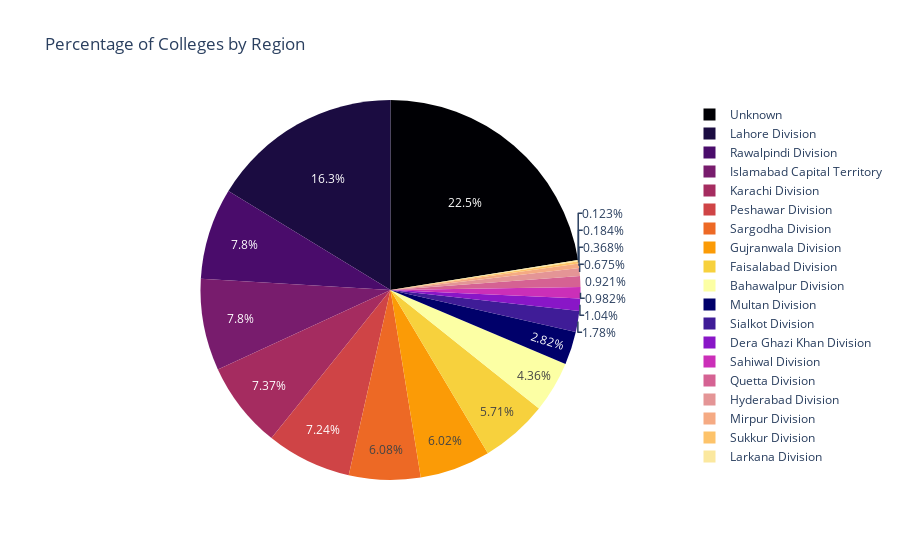

The notebook cell this image was saved under:
### Markdown cell above
### Q 3 : What is the Percentage of the Colleges by Regions?

### Code cell
# Assuming 'df' is your DataFrame and 'Region' is a column in it
region_counts = df['Region'].value_counts().reset_index()
region_counts.columns = ['Region', 'Counts']

# Create a pie chart with Plotly
fig = px.pie(region_counts, values='Counts', names='Region', title='Percentage of Colleges by Region', color_discrete_sequence=px.colors.sequential.Inferno)

# Show the plot
fig.show()

### Figure 1 — Plotly figure (JSON) as saved in the notebook; plotly's stock layout.template omitted (floating-point values rounded to 4 significant figures)
{"data": [{"domain": {"x": [0, 1], "y": [0, 1]}, "hovertemplate": "Region=%{label}<br>Counts=%{value}<extra></extra>", "labels": ["Unknown", "Lahore Division", "Rawalpindi Division", "Islamabad Capital Territory", "Karachi Division", "Peshawar Division", "Sargodha Division", "Gujranwala Division", "Faisalabad Division", "Bahawalpur Division", "Multan Division", "Sialkot Division", "Dera Ghazi Khan Division", "Sahiwal Division", "Quetta Division", "Hyderabad Division", "Mirpur Division", "Sukkur Division", "Larkana Division"], "legendgroup": "", "name": "", "showlegend": true, "type": "pie", "values": [366, 265, 127, 127, 120, 118, 99, 98, 93, 71, 46, 29, 17, 16, 15, 11, 6, 3, 2]}], "layout": {"legend": {"tracegroupgap": 0}, "piecolorway": ["#000004", "#1b0c41", "#4a0c6b", "#781c6d", "#a52c60", "#cf4446", "#ed6925", "#fb9b06", "#f7d13d", "#fcffa4"], "title": {"text": "Percentage of Colleges by Region"}}}
